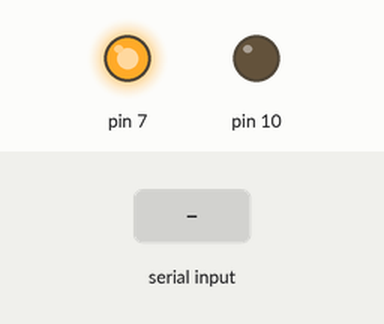
Simulated run of this sketch. Board: Arduino Uno, built with avr-gcc and run on an emulated ATmega328P. On the bench: output pins drawn as LEDs (lit = HIGH). The test bench sets the inputs (shaded band). What the sketch prints to the serial monitor is not drawn.

Above: at 0.02 s.
At 1.2 s:
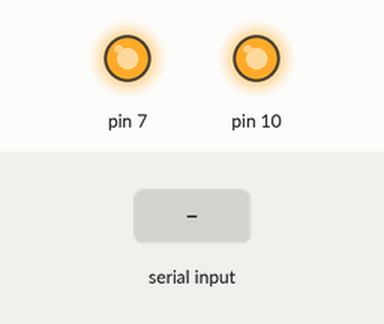
1.3 s: "g" received over Serial
2.8 s: "s" received over Serial
Timing chart, 0 to 5.8 s (numbered marks = the images above; inputs shaded):
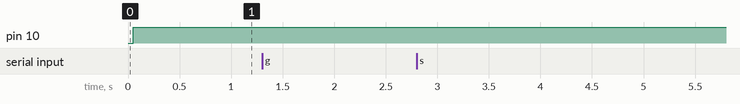

Measured:
- after the input at 2.8 s, every drawn part: stays the same

The sketch:

TX.ino
```cpp
// ETEC 3201.01
// Lab 6, Program 1 'Transmitter'
// Keith Webb

#include <SPI.h>

const auto settings = SPISettings(1000000, MSBFIRST, SPI_MODE0);

bool txing = false;
unsigned tx_count = 0;

uint8_t read_register(uint8_t reg)
{
  SPI.beginTransaction(settings);
  digitalWrite(10, LOW);
  SPI.transfer(reg);
  uint8_t v = SPI.transfer(0xFF);
  digitalWrite(10, HIGH);
  SPI.endTransaction();
  return v;
}

void write_register(uint8_t reg, uint8_t val)
{
  SPI.beginTransaction(settings);
  digitalWrite(10, LOW);
  SPI.transfer(reg | 0x20);
  SPI.transfer(val);
  digitalWrite(10, HIGH);
  SPI.endTransaction();
}

void set_address(uint8_t addr[5])
{
  SPI.beginTransaction(settings);
  digitalWrite(10, LOW);

  SPI.transfer(0x10 | 0x20);
  SPI.transfer(addr[0]);
  SPI.transfer(addr[1]);
  SPI.transfer(addr[2]);
  SPI.transfer(addr[3]);
  SPI.transfer(addr[4]);

  digitalWrite(10, HIGH);
  SPI.endTransaction();
}

void write_payload(String s)
{
  SPI.beginTransaction(settings);
  digitalWrite(10, LOW);

  SPI.transfer(0xA0);
  for(int i = 0; i < 32; ++i)
  {
    if(i < s.length())
    {
      SPI.transfer(s[i]);
    }
    else
    {
        SPI.transfer(0);
    }
  }

  digitalWrite(10, HIGH);
  SPI.endTransaction();

  /*
  delay(1);
  SPI.beginTransaction(settings);
  digitalWrite(10, LOW);
  SPI.transfer(0xE1);
  digitalWrite(10, HIGH);
  SPI.endTransaction();
  write_register(7, 32);*/
}

void setup()
{
  Serial.begin(9600);

  pinMode(7, OUTPUT);
  pinMode(10, OUTPUT);
  digitalWrite(7, HIGH);
  digitalWrite(10, HIGH);

  SPI.begin();

  Serial.println("TX Firmware Online");

  bool anybody_mode = true;

  delay(5);
  write_register(0, 2); // set status to be Powered on and in TX mode
  delay(5);
  if(!anybody_mode)
  {
    write_register(5, 3); // set RF channel
    delay(5);
  }

  // Disable all ShockBurst Features, 0 into register 1
  write_register(1, 0);
  delay(5);

  if(!anybody_mode)
  {
    uint8_t address[5] = {0x01, 0x23, 0x45, 0x67, 0x89};
    set_address(address); // set address
  }
}

void send_packet()
{
  String contents = "Msg:" + String(tx_count);

  write_payload(contents);

  Serial.println(contents);
}

void loop()
{
  if(Serial.available())
  {
    uint8_t input = Serial.read();
    if(input == 'g')
    {
      Serial.println("Go!");
      txing = true;
      tx_count = 0;
    }
    else if(input == 's')
    {
      Serial.println("Stop!");
      txing = false;
      tx_count = 0;
    }
  }

  if(txing)
  {
      send_packet();
      tx_count++;
      delay(100);
  }
}
```
